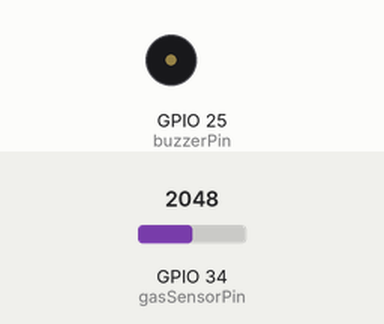
Bench run of a sketch on a simulated ESP32. Parts: buzzer (waves = sounding, pin HIGH). Inputs (shaded band) come from the test bench; at power-on: GPIO 34 (gasSensorPin) = 2048. WiFi joins after 1.5 s; servers stay silent unless stated; uploads are accepted with an empty reply; the modem accepts every AT command (registered, SIM ready, sends succeed) and sends nothing else; what the sketch prints to the serial monitor is not drawn.

Above: at 0.1 s.
At 2.3 s:
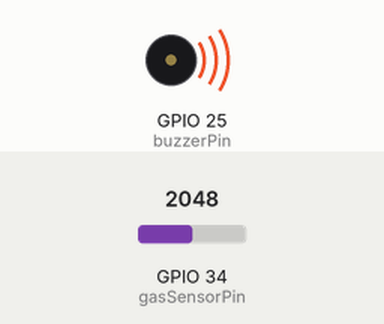
Timing chart, 0 to 3.8 s (numbered marks = the images above):
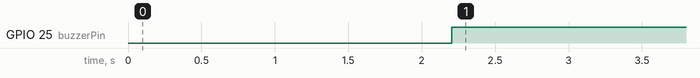

The sketch:

MiniProject2.ino
```cpp
#include <WiFi.h>
#include <HTTPClient.h>
#include <HardwareSerial.h>

// WiFi credentials
const char* ssid = "OPPO F19 PRO";
const char* password = "25817397";

// API endpoint
const char* serverName = "http://192.168.113.69:8080/api/upload-gas-data";

// Emergency service number
const char* emergencyNumber = "+918766654650";

// Pin definitions
const int gasSensorPin = 34;  // Analog pin for gas sensor (ESP32 uses 34, 35, 36, 39 for ADC)
const int buzzerPin = 25;     // Digital pin for buzzer (change as per your wiring)
const int ledPin = 33;
const int threshold = 1500;    // Threshold value for dangerous gas concentration

// GSM Module configuration (using HardwareSerial)
HardwareSerial gsmSerial(1);  // Use UART1 (TX = GPIO17, RX = GPIO16) for GSM communication

void setup() {
  Serial.begin(115200);            // Start Serial communication for debugging
  gsmSerial.begin(9600, SERIAL_8N1, 16, 17);  // RX = GPIO16, TX = GPIO17 for GSM

  // Connect to WiFi
  WiFi.begin(ssid, password);
  Serial.print("Connecting to WiFi...");
  while (WiFi.status() != WL_CONNECTED) {
    delay(1000);
    Serial.print(".");
  }
  Serial.println("\nConnected to WiFi");

  // Initialize gas sensor and buzzer
  pinMode(gasSensorPin, INPUT);
  pinMode(buzzerPin, OUTPUT);
  digitalWrite(buzzerPin, LOW);
}

void loop() {
  // Read gas sensor data
  int gasValue = analogRead(gasSensorPin);  // Read analog value from the gas sensor
  Serial.println("Gas Value: " + String(gasValue));

  // Upload data to the API
  if (WiFi.status() == WL_CONNECTED) {
    HTTPClient http;
    http.begin(serverName);
    http.addHeader("Content-Type", "application/json");

    // Prepare JSON payload
    String jsonPayload = "{\"gas_level\": " + String(gasValue) + "}";

    int httpResponseCode = http.POST(jsonPayload);
    if (httpResponseCode > 0) {
      Serial.println("Data sent to server. Response code: " + String(httpResponseCode));
    } else {
      Serial.println("Error sending data: " + String(httpResponseCode));
    }

    http.end();
  } else {
    Serial.println("WiFi not connected");
  }

  // Trigger alerts if gas value exceeds threshold
  if (gasValue > threshold) {
    digitalWrite(buzzerPin, HIGH);
    digitalWrite(ledPin, HIGH);  // Activate buzzer
    sendEmergencySMS(gasValue);
  } else {
    digitalWrite(buzzerPin, LOW);   // Deactivate buzzer
    digitalWrite(ledPin, LOW);
  }


  delay(5000);  // Wait for 10 seconds before next reading
}

void sendEmergencySMS(int gasValue) {
  Serial.println("Gas level critical. Sending SMS to emergency services...");
  gsmSerial.print("AT+CMGF=1\r");  // Set SMS text mode
  delay(100);
  gsmSerial.print("AT+CMGS=\"");
  gsmSerial.print(emergencyNumber);
  gsmSerial.println("\"\r");
  delay(100);
  gsmSerial.print("Emergency! Gas level critical: ");
  gsmSerial.print(gasValue);
  gsmSerial.println(". Immediate attention required.");
  delay(100);
  gsmSerial.write(26);  // Send Ctrl+Z to indicate end of message
  delay(1000);
  Serial.println("SMS sent.");
}
```

Measured:
- by itself, GPIO 25 (buzzerPin): LOW → HIGH at 2.2 s
